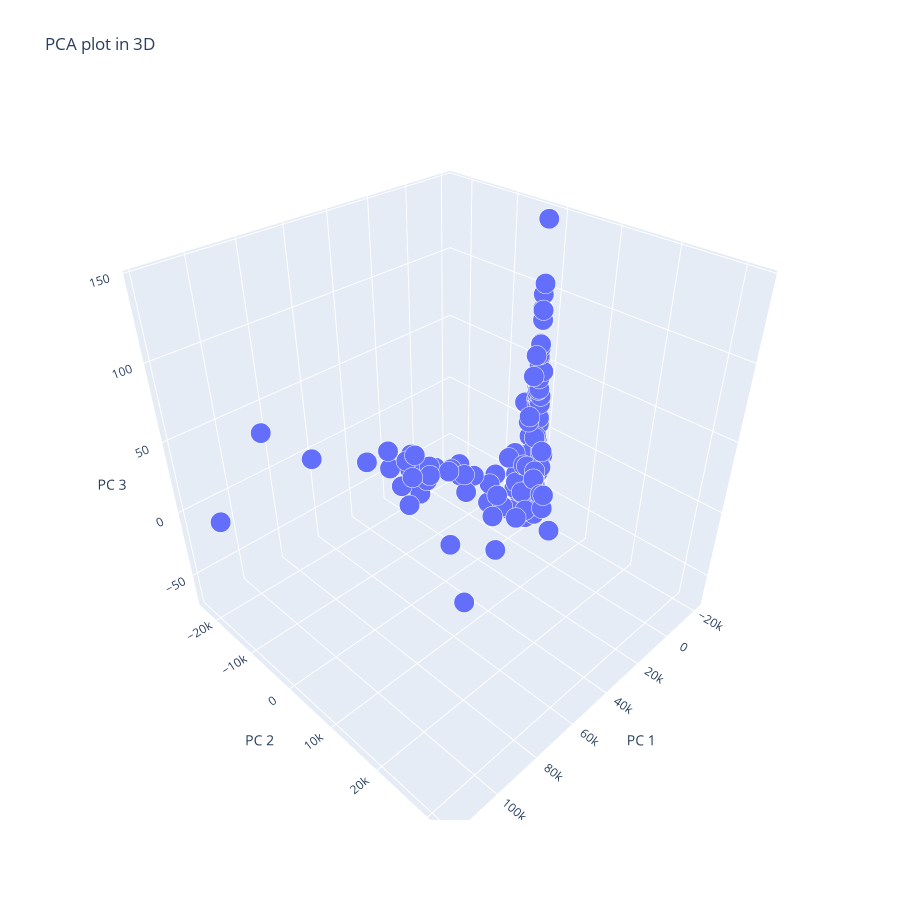

The notebook cell this image was saved under:
### Code cell
PCAplot3D(X)

### Figure 1 — Plotly figure (JSON) as saved in the notebook; plotly's stock layout.template omitted (floating-point values rounded to 4 significant figures; data arrays with more than 128 entries replaced by an {"elided": "..."} marker saying what was removed)
{"data": [{"hovertemplate": "PC 1=%{x}<br>PC 2=%{y}<br>PC 3=%{z}<br>size=%{marker.size}<extra></extra>", "legendgroup": "", "marker": {"color": "#636efa", "opacity": 1, "size": {"elided": "167 float values"}, "sizemode": "area", "sizeref": 0.00025, "symbol": "circle"}, "mode": "markers", "name": "", "scene": "scene", "showlegend": false, "type": "scatter3d", "x": {"elided": "167 float values"}, "y": {"elided": "167 float values"}, "z": {"elided": "167 float values"}}], "layout": {"height": 900, "legend": {"itemsizing": "constant", "tracegroupgap": 0}, "scene": {"aspectmode": "auto", "aspectratio": {"x": 1, "y": 1, "z": 1}, "domain": {"x": [0, 1], "y": [0, 1]}, "xaxis": {"title": {"text": "PC 1"}, "type": "linear"}, "yaxis": {"title": {"text": "PC 2"}, "type": "linear"}, "zaxis": {"title": {"text": "PC 3"}, "type": "linear"}}, "title": {"text": "PCA plot in 3D"}, "width": 900}}
